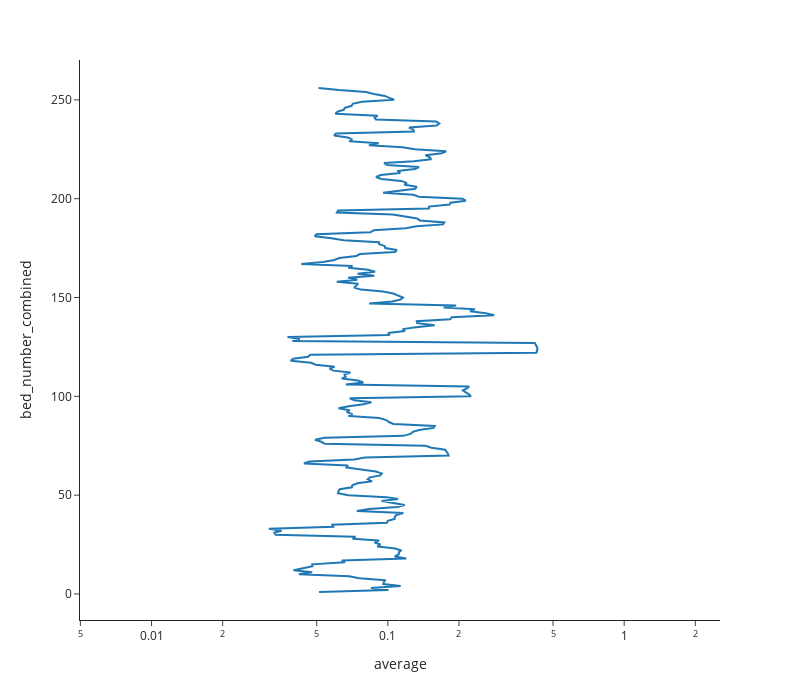

This figure's notebook cell:
### Code cell
fig = px.line(M3_long, x='average', y='bed_number_combined', log_x=True, template="simple_white",
                width=800, height=700)

fig.update_layout(xaxis_range=[np.log(0.1),np.log(1.5)])


fig.show()
fig.write_image("figs/M3.svg")

### Figure 1 — Plotly figure (JSON) as saved in the notebook; plotly's stock layout.template omitted (floating-point values rounded to 4 significant figures; data arrays with more than 128 entries replaced by an {"elided": "..."} marker saying what was removed)
{"data": [{"hovertemplate": "average=%{x}<br>bed_number_combined=%{y}<extra></extra>", "legendgroup": "", "line": {"color": "#1F77B4", "dash": "solid"}, "marker": {"symbol": "circle"}, "mode": "lines", "name": "", "orientation": "v", "showlegend": false, "type": "scatter", "x": {"elided": "256 float values"}, "xaxis": "x", "y": {"elided": "256 int values"}, "yaxis": "y"}], "layout": {"height": 700, "legend": {"tracegroupgap": 0}, "margin": {"t": 60}, "width": 800, "xaxis": {"anchor": "y", "domain": [0, 1], "range": [-2.303, 0.4055], "title": {"text": "average"}, "type": "log"}, "yaxis": {"anchor": "x", "domain": [0, 1], "title": {"text": "bed_number_combined"}}}}
